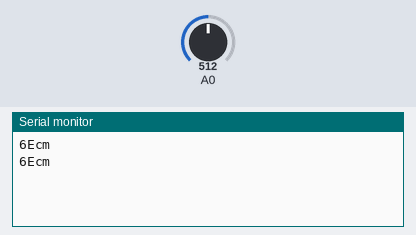
A sketch run on a simulated Arduino Uno, built with avr-gcc and run on an emulated ATmega328P. On the bench: the last lines printed to the serial monitor. Inputs (shaded band) come from the test bench; at power-on: A0 = 512.

Above: at 1.8 s.
1.9 s: A0 set to 716
At 2.8 s:
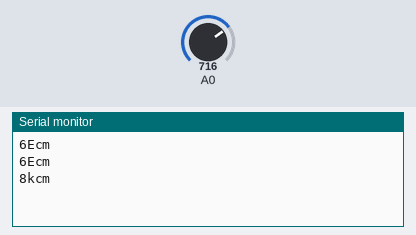
4.5 s: A0 set to 900
At 5.4 s:
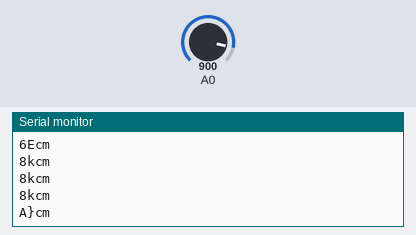
7.5 s: A0 set to 1023
At 8.8 s:
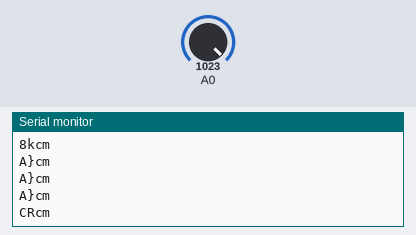
10.5 s: A0 set to 511
At 11.8 s:
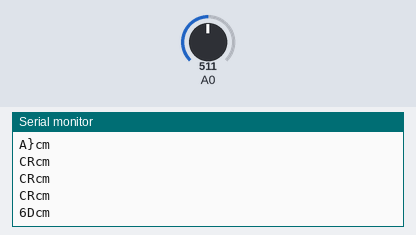
13.5 s: A0 set to 306
At 14.7 s:
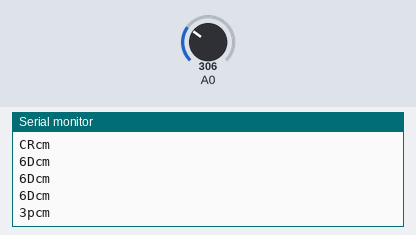
16.5 s: A0 set to 122
At 17.8 s:
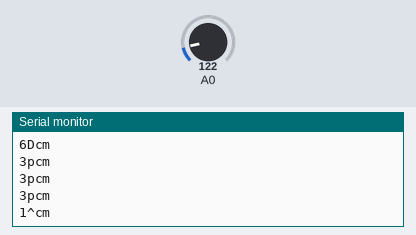

The sketch:

IR.ino
```cpp
int a;

void setup()
{
 Serial.begin(9600);
 pinMode(A0, INPUT);
}
void loop()
{
  a = analogRead(A0);
  Serial.print(a , "\t");
  Serial.print("cm");
  Serial.print("\n");
  delay(1000);
}
```

Measured:
- after the input at 1.9 s, the serial monitor: prints a new line after 0.10 s (image 1)
- after the input at 4.5 s, the serial monitor: prints a new line after 0.50 s (image 2)
- after the input at 7.5 s, the serial monitor: prints a new line after 0.50 s (image 3)
- after the input at 10.5 s, the serial monitor: prints a new line after 0.50 s (image 4)
- after the input at 13.5 s, the serial monitor: prints a new line after 0.50 s (image 5)
- after the input at 16.5 s, the serial monitor: prints a new line after 0.50 s (image 6)
